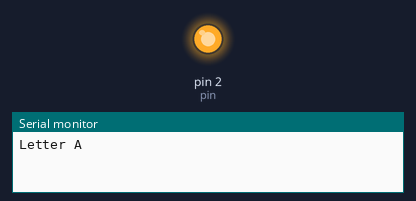
Recording of a sketch running on a simulated Arduino Uno, built with avr-gcc and run on an emulated ATmega328P. Shown: output pins drawn as LEDs (lit = HIGH), the last lines printed to the serial monitor.

Above: at 0.5 s.
At 18.5 s:
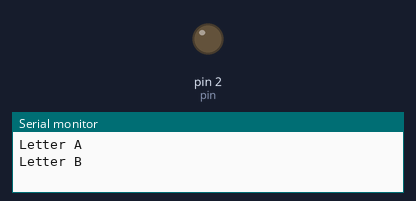
Timing chart, 0 to 26.0 s (numbered marks = the images above):
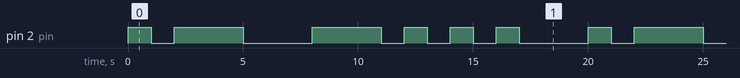

The sketch:

sketch_jun30a.ino
```cpp
// say one unit is a tenth of a second

int pin = 2;
int unit = 1000;

void dash() {
  digitalWrite(pin, HIGH);
  delay(unit * 3);
}

void betweenWords() {
  digitalWrite(pin, LOW);
  delay(unit * 7);
}

void betweenLetters() {
  digitalWrite(pin, LOW);
  delay(unit * 3);
}

void betweenPartsOfLetter() {
  digitalWrite(pin, LOW);
  delay(unit);
}

void dot() {
  digitalWrite(pin, HIGH);
  delay(unit);
}

void letterA() {
  dot();
  betweenPartsOfLetter();
  dash();
}

void letterB() {
  dash();
  betweenPartsOfLetter();
  dot();
  betweenPartsOfLetter();
  dot();
  betweenPartsOfLetter();
  dot();
}

void setup() {
  // put your setup code here, to run once:
  pinMode(pin, OUTPUT);
  Serial.begin(9600);
}

void loop() {
  // put your main code here, to run repeatedly:
  Serial.println("Letter A");
  letterA();
  betweenLetters();
  Serial.println("Letter B");
  letterB();
  betweenLetters();
}
```

Measured:
- by itself, pin 2 (pin): repeats every 20.0 s: LOW 1.0 s, HIGH 3.0 s, LOW 3.0 s, HIGH 3.0 s, 3 × (LOW 1.0 s, HIGH 1.0 s), LOW 3.0 s, HIGH 1.0 s
- by itself, everything shown: repeats every 20.0 s, in 12 steps
